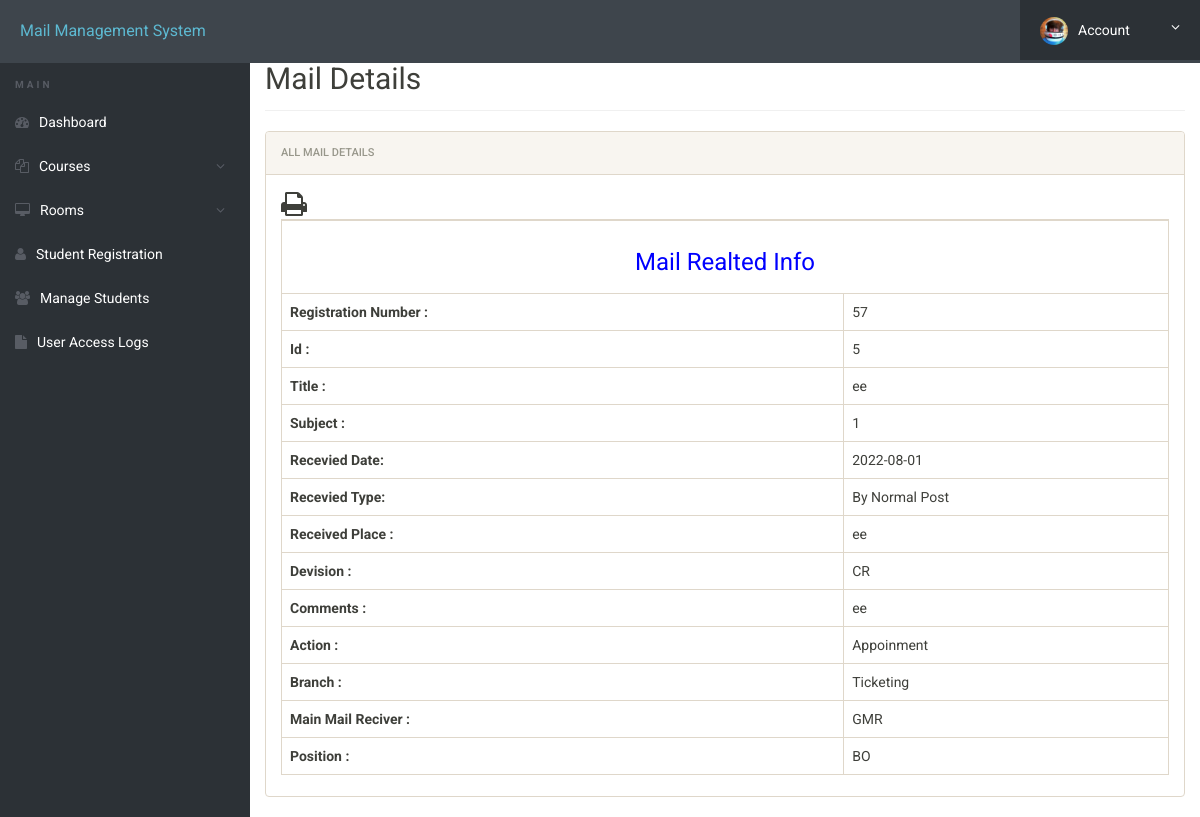
The page /admin/student-details.php?regno=57 (signed in) on the database its author committed.
### tables this page shows
CREATE TABLE `registration` (
  `id` int(11) NOT NULL AUTO_INCREMENT,
  `recidate` date DEFAULT NULL,
  `devision` varchar(500) DEFAULT NULL,
  `regno` int(11) DEFAULT NULL,
  `subject` varchar(500) DEFAULT NULL,
  `title` varchar(500) DEFAULT NULL,
  `recitype` varchar(500) DEFAULT NULL,
  `regplace` varchar(250) DEFAULT NULL,
  `action` varchar(1000) DEFAULT NULL,
  `comment` varchar(500) DEFAULT NULL,
  `branch` varchar(250) DEFAULT NULL,
  `mainreciver` varchar(1000) DEFAULT NULL,
  `position` varchar(500) DEFAULT NULL,
  `action2` varchar(500) DEFAULT NULL,
  PRIMARY KEY (`id`)
);

### admin/student-details.php (the view, shortened to what this page needs)
<?php
include('includes/config.php');
?>
<!doctype html>
<html lang="en" class="no-js">
<head>
	<link rel="stylesheet" href="css/font-awesome.min.css">
	<link rel="stylesheet" href="css/bootstrap.min.css">
	<link rel="stylesheet" href="css/dataTables.bootstrap.min.css">
	<link rel="stylesheet" href="css/bootstrap-social.css">
	<link rel="stylesheet" href="css/bootstrap-select.css">
	<link rel="stylesheet" href="css/fileinput.min.css">
	<link rel="stylesheet" href="css/awesome-bootstrap-checkbox.css">
	<link rel="stylesheet" href="css/style.css">
	<link rel="stylesheet" href="css/font-awesome.min.css">
</head>
<body>
	<?php include('includes/header.php');?>
	<div class="ts-main-content">
			<?php include('includes/sidebar.php');?>
		<div class="content-wrapper">
			<div class="container-fluid">
				<div class="row" id="print">
					<div class="col-md-12">
						<h2 class="page-title" style="margin-top:4%">Mail Details</h2>
						<div class="panel panel-default">
							<div class="panel-heading">All Mail Details</div>
							<div class="panel-body">
			<table id="zctb" class="table table-bordered " cellspacing="0" width="100%" border="1">
						 <span style="float:left" ><i class="fa fa-print fa-2x" aria-hidden="true" OnClick="CallPrint(this.value)" style="cursor:pointer" title="Print the Report"></i></span>
									<tbody>
<?php
$aid=intval($_GET['regno']);
	$ret="select * from registration where (regno	=?)";
$stmt= $mysqli->prepare($ret) ;
$stmt->bind_param('s',$aid);
$stmt->execute() ;
$res=$stmt->get_result();
while($row=$res->fetch_object())
	  {
	  	?>
<tr>
<td colspan="6" style="text-align:center; color:blue"><h3>Mail Realted Info</h3></td>
</tr>
<tr>
<td><b>Registration Number :</b></td>
<td colspan="6"><?php echo $row->regno;?></td>
	  </tr>
	  <tr>
<td><b>Id :</b></td>
<td colspan="6"><?php echo $row->id;?></td>
</tr>
<tr>
<td><b>Title :</b></td>
<td colspan="6"><?php echo $row->title;?></td>
	  </tr>
	  <tr>
<td><b>Subject :</b></td>
<td colspan="6"><?php echo $fpm=$row->subject;?></td>
</tr>
<tr>
<td><b>Recevied Date:</b></td>
<td colspan="6"><?php echo $row->recidate;?></td>
	  </tr>
	  <tr>
<td><b>Recevied Type:</b></td>
<td colspan="6"><?php echo $dr=$row->recitype;?> </td>
</tr>
<tr>
<td><b>Received Place :</b></td>
<td colspan="6"><?php echo $row->regplace;?></td>
	  </tr>
	  <tr>
<td><b>Devision :</b></td>
<td colspan="6"><?php echo $row->devision;?></td>
	  </tr>
<tr>
<td><b>Comments :</b></td>
<td colspan="6"><?php echo $row->comment;?></td>
</tr>
<tr>
<td><b>Action :</b></td>
<td colspan="6"><?php echo $row->action;?></td>
</tr>
<tr>
<td><b>Branch :</b></td>
<td colspan="6"><?php echo $row->branch;?></td>
</tr>
<tr>
<td><b>Main Mail Reciver :</b></td>
<td colspan="6"><?php echo $row->mainreciver;?></td>
</tr>
<tr>
<td><b>Position :</b></td>
<td colspan="6"><?php echo $row->position;?></td>
</tr>
<?php
} ?>
</tbody>
</table>
</div>
</div>
</div>
</div>
</div>
</div>
</div>
</body>
</html>

### admin/css/style.css (style rules this page uses)
html { font-size: 14px; }
@media only screen and (min-width: 480px) { html { font-size: 17px; } }
@media only screen and (min-width: 768px) { html { font-size: 14px; } }
body { font-size: 1em; }
.panel { overflow: hidden; }
.page-title { padding-bottom: 15px; margin-bottom: 20px; border-bottom: 1px solid #f0f0f0; }
.ts-main-content .content-wrapper { padding-top: 15px; margin-top: 10px; }
@media only screen and (min-width: 992px) { .ts-main-content .content-wrapper { margin-left: 250px; } }

### rows shown on the page
registration: regno "57", id "5", title "ee", subject "1", recidate "2022-08-01", recitype "By Normal Post", regplace "ee", devision "CR", comment "ee", action "Appoinment", branch "Ticketing", mainreciver "GMR", position "BO"
